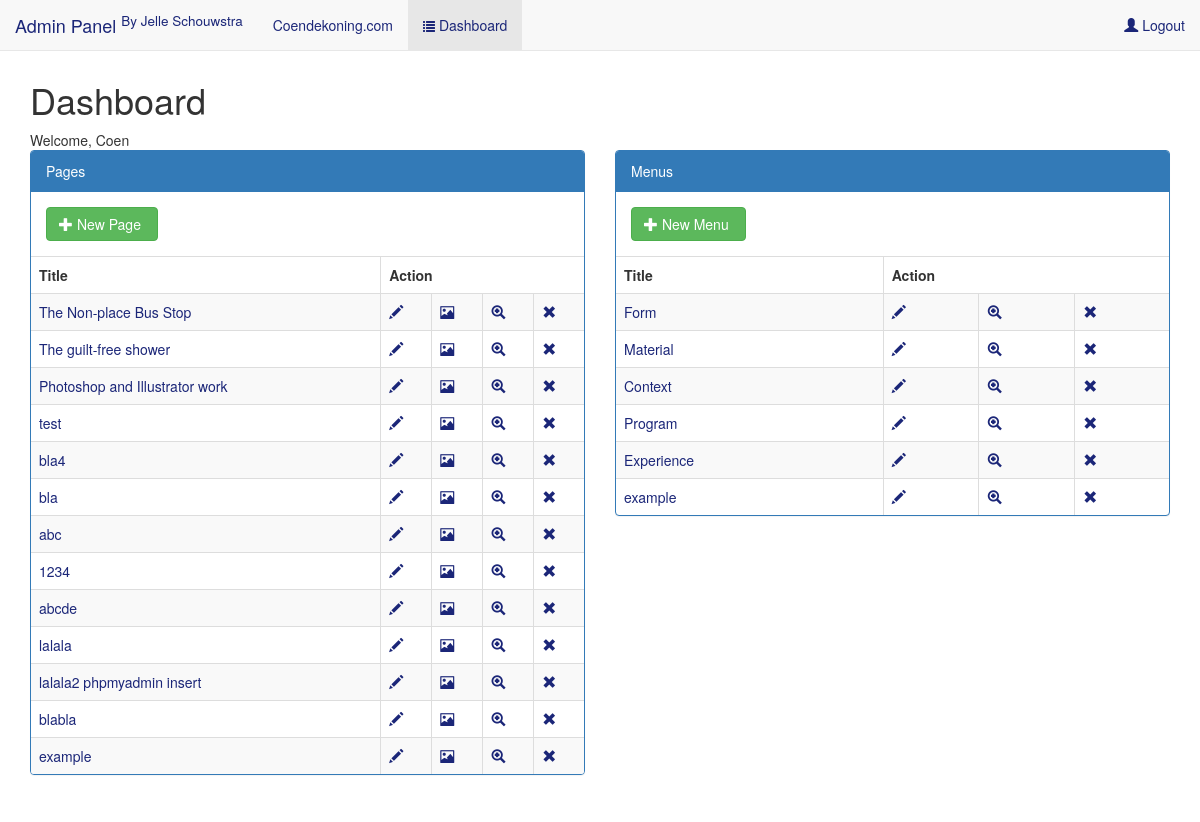
The app's page /admin/index.php?view=dashboard (signed in) with its own data.
### tables this page shows
CREATE TABLE IF NOT EXISTS `users` (
  `id` int(255) NOT NULL,
  `username` varchar(255) NOT NULL,
  `password` varchar(255) NOT NULL
);

CREATE TABLE IF NOT EXISTS `pages` (
  `id` int(255) NOT NULL,
  `name` varchar(255) NOT NULL,
  `content` mediumtext NOT NULL,
  `active` int(11) NOT NULL DEFAULT '1' COMMENT 'visible true/false',
  `thumbnail` varchar(255) NOT NULL
);

CREATE TABLE IF NOT EXISTS `menus` (
  `id` int(255) NOT NULL,
  `name` varchar(255) NOT NULL,
  `active` tinyint(1) NOT NULL DEFAULT '1'
);

### admin/model/User.php (called while the page is built, shortened)
<?php
class User {
	public function getID(){
		return $_SESSION['id'];
	}
	public function getAll($db) {
		$userID = $this->getID();
		$sql = "SELECT * FROM users WHERE id = '$userID' ";
		$query = mysqli_query($db,$sql);
		$result = mysqli_fetch_array($query,MYSQLI_ASSOC);
		return $result;
	}
}
?>

### admin/model/Page.php (called while the page is built, shortened)
<?php
class Page {
    public function getAll( $db,$mustBeActive ) {
        if($mustBeActive) {
            $sql=" SELECT * from pages WHERE active='1' AND homepage = '0'
            ";
            $result = $db->query( $sql );
            return $result;
        }
        else {
            $sql=" SELECT * from pages
            ";
            $result = $db->query( $sql );
            return $result;
        }
    }
}
?>

### admin/model/Menu.php (called while the page is built, shortened)
<?php
class Menu{
    public function getAll($db,$mustBeActive) {
        if($mustBeActive){
            $sql="SELECT * from menus WHERE active='1'
            ";
            $result = $db->query($sql);
            return $result;
        }
        else {
            $sql=" SELECT * from menus ";
            $result = $db->query($sql);
            return $result;
        }
    }
}
?>

### admin/view/dashboard.php (the view, shortened to what this page needs)
<?php
$user = new User($db);
$page = new Page($db);
$menu = new Menu($db);
?>
<div class="row">
	<div class="col-lg-8">
		<h1>Dashboard </h1>
	</div>
</div>
<div class="row">
	<div class="col-lg-10">
	<?php
		echo "Welcome, <span style=\"text-transform:capitalize;\">". $user->getAll($db)['username']."</span>";
	?>
	</div>
</div>
<div class="row">
	<div class="col-md-6">
		<div class="panel panel-primary">
			<div class="panel-heading">Pages</div>
			<div class="panel-body">
				<a href="index.php?view=new_page"><span class="btn btn-success"><span class=" glyphicon glyphicon-plus"></span>&nbsp;New Page&nbsp;</span></a>
			</div>
		    <table class="table table-striped table-bordered table-hover">
		        <thead>
		        <tr>
		            <th>Title</th>
		            <th colspan="3">Action</th>
		        </tr>
		        </thead>
		        <tbody>
				<?php
					$pages = $page->getAll( $db,false );
					$homepageID = 33;
					while ($row = $pages->fetch_assoc() ) {
				        echo "<tr>";
							echo "<td title=\"Show page\"><a href=\"index.php?view=show_page&id=".$row['id']."\">". $row['name'] ."</a>&nbsp; ".($row['homepage']? "<span class=\"glyphicon glyphicon-home\"></span></a>" : "")."</td>";
							echo "<td title=\"Edit page\"><a href=\"index.php?view=edit_page&id=".$row['id']."\"><span class=\"glyphicon glyphicon-pencil\"></span></a></td>";
							echo "<td title=\"Add thumbnail\"><a href=\"index.php?view=edit_page_add_thumbnail&id=".$row['id']."\"><span class=\"glyphicon glyphicon-picture\"></span></a></td>";
							echo "<td title=\"Show page\"><a href=\"index.php?view=show_page&id=".$row['id']."\"><span class=\"glyphicon glyphicon-zoom-in\"></span></a></td>";
							echo ($row['id'] == $homepageID ? 		"<td title=\"This a homepage, it can't be deleted\"><a href=\"#\");\"><span style=\"color:red;\" class=\"glyphicon glyphicon-remove\"></span></a></td>"
																 :	"<td title=\"Delete page\"><a href=\"index.php?deletePageById=".$row['id']."\" onclick=\"return confirm('Are you sure you want to delete  ".$row['name']." ?');\"><span class=\"glyphicon glyphicon-remove\"></span></a></td>");
			        	echo "</tr>";
					}
				?>
		        </tbody>
	        </table>
		</div>
	</div>
	<div class="col-md-6">
		<div class="panel panel-primary">
			<div class="panel-heading">Menus</div>
			<div class="panel-body">
				<a href="index.php?view=new_menu"><span class="btn btn-success"><span class=" glyphicon glyphicon-plus"></span>&nbsp;New Menu&nbsp;</span></a>
			</div>
		    <table class="table table-striped table-bordered table-hover">
		        <thead>
		        <tr>
		            <th>Title</th>
		            <th colspan="3">Action</th>
		        </tr>
		        </thead>
		        <tbody>
				<?php
					$menus = $menu->getAll( $db,false );
					while ($row = $menus->fetch_assoc() ) {
					        echo "<tr>";
								echo "<td class=\"item\"><a href=\"index.php?view=show_menu&id=".$row["id"]."\">".$row["name"] ."</a></td>";
								echo "<td><a href=\"index.php?view=edit_menu&id=".$row['id']."\"><span class=\"glyphicon glyphicon-pencil\"></span></a></td>";
								echo "<td><a href=\"index.php?view=show_menu&id=".$row["id"]."\"><span class=\"glyphicon glyphicon-zoom-in\"></span></a></td>";
								echo "<td><a href=\"index.php?deleteMenuById=".$row['id']."\" onclick=\"return confirm('Are you sure you want to delete  ".$row['name']." ?');\"><span class=\"glyphicon glyphicon-remove\"></span></a></td>";
					        echo "</tr>";
					}
				?>
		        </tbody>
	        </table>
		</div>
	</div>
</div>

### admin/index.php (shortened to what this page needs)
<?php
    require_once "../connection.php";
    require_once "model/User.php";
    require_once "model/Page.php";
    require_once "model/Menu.php";
?>
<!DOCTYPE html>
<html lang="en-US">
<head>
    <link rel="stylesheet" href="asset/bootstrap/css/bootstrap.css">
    <link rel="stylesheet" href="asset/css/login.css">
    <link rel="stylesheet" href="asset/css/custom.css">
</head>
<body>
<div style="background-color:white">
<?php
    include "menu.php";
?>
    <div style="width:100%; background-color:;">
        <div class="container">
        <?php
            $view = $_GET['view'];
            switch ($view):
                case "dashboard":
                    require_once "view/dashboard.php";
                break;
            endswitch;
        ?>
        </div>
    </div>
</div>
</body>
</html>

### admin/menu.php (shortened to what this page needs)
<nav class="navbar navbar-default navbar-fixed-top">
  <div class="container-fluid">
    <div class="navbar-header">
      <a class="navbar-brand" href="#">Admin Panel <sup>By Jelle Schouwstra</sup></a>
    </div>
    <div class="collapse navbar-collapse" id="bs-example-navbar-collapse-1">
      <ul class="nav navbar-nav">
        <?php
          if( $_SERVER['SERVER_NAME'] !== '127.0.0.1' ) {
            $homeURL = "http://www.jelleschouwstra.nl/coen";
          }
          else {
            $homeURL = "http://127.0.0.1/platipus/coendekoning";
          }
          echo "<li><a href=\"".$homeURL."\"> Coendekoning.com </a> <span class=\"sr-only\"></span></li>";
        ?>
        <li class="active">
          <?php
          echo isset($_SESSION['id']) ? '<a href="index.php?view=dashboard"><span style="font-size:12px;" class="glyphicon glyphicon-list"></span> Dashboard</a>' : '';
          ?>
        </li>
      </ul>
      <ul class="nav navbar-nav navbar-right">
        <?php echo isset($_SESSION['id']) ? '<li><a href="index.php?view=logout"><span class="glyphicon glyphicon-user"></span> Logout</a></li>' : "" ?>
      </ul>
    </div>
  </div>
</nav>

### admin/asset/css/login.css (style rules this page uses)
body { padding-top: 40px; padding-bottom: 40px; background-color: #eee; }

### admin/asset/css/custom.css (style rules this page uses)
body { background-color:white ; }
a:link,a:visited,a:hover { color: #1b2678 !important; }

### records on screen
users: username "Coen"
pages: name "The Non-place Bus Stop"
pages: name "The guilt-free shower"
pages: name "Photoshop and Illustrator work"
pages: name "test"
pages: name "bla4"
pages: name "bla"
pages: name "abc"
pages: name "1234"
pages: name "abcde"
pages: name "lalala"
pages: name "lalala2 phpmyadmin insert"
pages: name "blabla"
pages: name "example"
menus: name "Form"
menus: name "Material"
menus: name "Context"
menus: name "Program"
menus: name "Experience"
menus: name "example"
